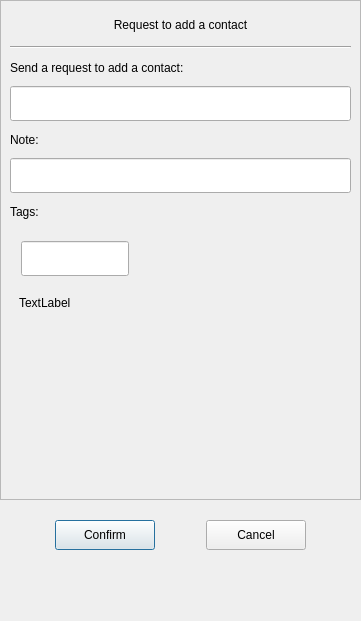
<?xml version="1.0" encoding="UTF-8"?>
<ui version="4.0">
 <class>ApplyFriend</class>
 <widget class="QDialog" name="ApplyFriend">
  <property name="geometry">
   <rect>
    <x>0</x>
    <y>0</y>
    <width>361</width>
    <height>621</height>
   </rect>
  </property>
  <property name="minimumSize">
   <size>
    <width>361</width>
    <height>621</height>
   </size>
  </property>
  <property name="maximumSize">
   <size>
    <width>361</width>
    <height>621</height>
   </size>
  </property>
  <property name="windowTitle">
   <string>Dialog</string>
  </property>
  <layout class="QVBoxLayout" name="verticalLayout">
   <property name="spacing">
    <number>0</number>
   </property>
   <property name="leftMargin">
    <number>0</number>
   </property>
   <property name="topMargin">
    <number>0</number>
   </property>
   <property name="rightMargin">
    <number>0</number>
   </property>
   <property name="bottomMargin">
    <number>0</number>
   </property>
   <item>
    <widget class="QScrollArea" name="scrollArea">
     <property name="minimumSize">
      <size>
       <width>0</width>
       <height>500</height>
      </size>
     </property>
     <property name="widgetResizable">
      <bool>true</bool>
     </property>
     <widget class="QWidget" name="scrollcontent">
      <property name="geometry">
       <rect>
        <x>0</x>
        <y>0</y>
        <width>359</width>
        <height>498</height>
       </rect>
      </property>
      <layout class="QVBoxLayout" name="verticalLayout_2">
       <property name="spacing">
        <number>0</number>
       </property>
       <property name="leftMargin">
        <number>0</number>
       </property>
       <property name="topMargin">
        <number>11</number>
       </property>
       <property name="rightMargin">
        <number>0</number>
       </property>
       <property name="bottomMargin">
        <number>11</number>
       </property>
       <item>
        <widget class="QLabel" name="apply_lb">
         <property name="minimumSize">
          <size>
           <width>0</width>
           <height>25</height>
          </size>
         </property>
         <property name="maximumSize">
          <size>
           <width>16777215</width>
           <height>25</height>
          </size>
         </property>
         <property name="text">
          <string>Request to add a contact</string>
         </property>
         <property name="alignment">
          <set>Qt::AlignCenter</set>
         </property>
        </widget>
       </item>
       <item>
        <widget class="QWidget" name="apply_wid" native="true">
         <layout class="QVBoxLayout" name="verticalLayout_3">
          <item>
           <widget class="Line" name="line">
            <property name="orientation">
             <enum>Qt::Horizontal</enum>
            </property>
           </widget>
          </item>
          <item>
           <widget class="QLabel" name="label">
            <property name="minimumSize">
             <size>
              <width>0</width>
              <height>25</height>
             </size>
            </property>
            <property name="maximumSize">
             <size>
              <width>16777215</width>
              <height>25</height>
             </size>
            </property>
            <property name="text">
             <string>Send a request to add a contact:</string>
            </property>
           </widget>
          </item>
          <item>
           <widget class="CustomizeEdit" name="name_ed">
            <property name="minimumSize">
             <size>
              <width>0</width>
              <height>35</height>
             </size>
            </property>
            <property name="maximumSize">
             <size>
              <width>16777215</width>
              <height>35</height>
             </size>
            </property>
           </widget>
          </item>
          <item>
           <widget class="QLabel" name="label_2">
            <property name="minimumSize">
             <size>
              <width>0</width>
              <height>25</height>
             </size>
            </property>
            <property name="maximumSize">
             <size>
              <width>16777215</width>
              <height>25</height>
             </size>
            </property>
            <property name="text">
             <string>Note:</string>
            </property>
           </widget>
          </item>
          <item>
           <widget class="CustomizeEdit" name="back_ed">
            <property name="minimumSize">
             <size>
              <width>0</width>
              <height>35</height>
             </size>
            </property>
            <property name="maximumSize">
             <size>
              <width>16777215</width>
              <height>35</height>
             </size>
            </property>
           </widget>
          </item>
          <item>
           <widget class="QLabel" name="label_3">
            <property name="minimumSize">
             <size>
              <width>0</width>
              <height>25</height>
             </size>
            </property>
            <property name="maximumSize">
             <size>
              <width>16777215</width>
              <height>25</height>
             </size>
            </property>
            <property name="text">
             <string>Tags:</string>
            </property>
           </widget>
          </item>
          <item>
           <widget class="QWidget" name="lb_group_wid" native="true">
            <property name="minimumSize">
             <size>
              <width>0</width>
              <height>50</height>
             </size>
            </property>
            <layout class="QVBoxLayout" name="verticalLayout_4">
             <item>
              <widget class="QWidget" name="gridWidget" native="true">
               <property name="minimumSize">
                <size>
                 <width>0</width>
                 <height>40</height>
                </size>
               </property>
               <property name="maximumSize">
                <size>
                 <width>16777215</width>
                 <height>40</height>
                </size>
               </property>
               <widget class="CustomizeEdit" name="lb_ed">
                <property name="geometry">
                 <rect>
                  <x>2</x>
                  <y>2</y>
                  <width>108</width>
                  <height>35</height>
                 </rect>
                </property>
                <property name="maximumSize">
                 <size>
                  <width>16777215</width>
                  <height>35</height>
                 </size>
                </property>
               </widget>
              </widget>
             </item>
             <item>
              <widget class="QWidget" name="input_tip_wid" native="true">
               <property name="minimumSize">
                <size>
                 <width>0</width>
                 <height>35</height>
                </size>
               </property>
               <property name="maximumSize">
                <size>
                 <width>16777215</width>
                 <height>35</height>
                </size>
               </property>
               <layout class="QVBoxLayout" name="verticalLayout_5">
                <property name="spacing">
                 <number>0</number>
                </property>
                <property name="leftMargin">
                 <number>0</number>
                </property>
                <property name="topMargin">
                 <number>0</number>
                </property>
                <property name="rightMargin">
                 <number>0</number>
                </property>
                <property name="bottomMargin">
                 <number>0</number>
                </property>
                <item>
                 <widget class="ClickedOnceLabel" name="tip_lb">
                  <property name="text">
                   <string>TextLabel</string>
                  </property>
                 </widget>
                </item>
               </layout>
              </widget>
             </item>
            </layout>
           </widget>
          </item>
          <item>
           <widget class="QWidget" name="widget" native="true">
            <property name="minimumSize">
             <size>
              <width>0</width>
              <height>60</height>
             </size>
            </property>
            <layout class="QHBoxLayout" name="horizontalLayout_2">
             <property name="spacing">
              <number>7</number>
             </property>
             <property name="leftMargin">
              <number>0</number>
             </property>
             <property name="topMargin">
              <number>0</number>
             </property>
             <property name="rightMargin">
              <number>0</number>
             </property>
             <property name="bottomMargin">
              <number>0</number>
             </property>
             <item>
              <widget class="QWidget" name="lb_list" native="true">
               <property name="minimumSize">
                <size>
                 <width>287</width>
                 <height>50</height>
                </size>
               </property>
               <property name="maximumSize">
                <size>
                 <width>287</width>
                 <height>16777215</height>
                </size>
               </property>
              </widget>
             </item>
             <item>
              <widget class="QWidget" name="more_lb_wid" native="true">
               <property name="minimumSize">
                <size>
                 <width>30</width>
                 <height>0</height>
                </size>
               </property>
               <property name="maximumSize">
                <size>
                 <width>30</width>
                 <height>16777215</height>
                </size>
               </property>
               <layout class="QVBoxLayout" name="verticalLayout_6">
                <item>
                 <spacer name="verticalSpacer_3">
                  <property name="orientation">
                   <enum>Qt::Vertical</enum>
                  </property>
                  <property name="sizeHint" stdset="0">
                   <size>
                    <width>20</width>
                    <height>40</height>
                   </size>
                  </property>
                 </spacer>
                </item>
                <item>
                 <widget class="ClickedOnceLabel" name="more_lb">
                  <property name="minimumSize">
                   <size>
                    <width>25</width>
                    <height>25</height>
                   </size>
                  </property>
                  <property name="maximumSize">
                   <size>
                    <width>25</width>
                    <height>25</height>
                   </size>
                  </property>
                  <property name="text">
                   <string/>
                  </property>
                  <property name="alignment">
                   <set>Qt::AlignLeading|Qt::AlignLeft|Qt::AlignVCenter</set>
                  </property>
                 </widget>
                </item>
                <item>
                 <spacer name="verticalSpacer_4">
                  <property name="orientation">
                   <enum>Qt::Vertical</enum>
                  </property>
                  <property name="sizeHint" stdset="0">
                   <size>
                    <width>20</width>
                    <height>40</height>
                   </size>
                  </property>
                 </spacer>
                </item>
               </layout>
              </widget>
             </item>
            </layout>
           </widget>
          </item>
         </layout>
        </widget>
       </item>
      </layout>
     </widget>
    </widget>
   </item>
   <item>
    <spacer name="verticalSpacer_2">
     <property name="orientation">
      <enum>Qt::Vertical</enum>
     </property>
     <property name="sizeType">
      <enum>QSizePolicy::Fixed</enum>
     </property>
     <property name="sizeHint" stdset="0">
      <size>
       <width>20</width>
       <height>10</height>
      </size>
     </property>
    </spacer>
   </item>
   <item>
    <widget class="QWidget" name="apply_sure_wid" native="true">
     <property name="minimumSize">
      <size>
       <width>0</width>
       <height>50</height>
      </size>
     </property>
     <layout class="QHBoxLayout" name="horizontalLayout">
      <item>
       <spacer name="horizontalSpacer">
        <property name="orientation">
         <enum>Qt::Horizontal</enum>
        </property>
        <property name="sizeHint" stdset="0">
         <size>
          <width>40</width>
          <height>20</height>
         </size>
        </property>
       </spacer>
      </item>
      <item>
       <widget class="ClickedBtn" name="sure_btn">
        <property name="minimumSize">
         <size>
          <width>100</width>
          <height>30</height>
         </size>
        </property>
        <property name="maximumSize">
         <size>
          <width>100</width>
          <height>30</height>
         </size>
        </property>
        <property name="text">
         <string>Confirm</string>
        </property>
       </widget>
      </item>
      <item>
       <spacer name="horizontalSpacer_2">
        <property name="orientation">
         <enum>Qt::Horizontal</enum>
        </property>
        <property name="sizeHint" stdset="0">
         <size>
          <width>40</width>
          <height>20</height>
         </size>
        </property>
       </spacer>
      </item>
      <item>
       <widget class="ClickedBtn" name="cancel_btn">
        <property name="minimumSize">
         <size>
          <width>100</width>
          <height>30</height>
         </size>
        </property>
        <property name="maximumSize">
         <size>
          <width>100</width>
          <height>30</height>
         </size>
        </property>
        <property name="text">
         <string>Cancel</string>
        </property>
       </widget>
      </item>
      <item>
       <spacer name="horizontalSpacer_3">
        <property name="orientation">
         <enum>Qt::Horizontal</enum>
        </property>
        <property name="sizeHint" stdset="0">
         <size>
          <width>40</width>
          <height>20</height>
         </size>
        </property>
       </spacer>
      </item>
     </layout>
    </widget>
   </item>
   <item>
    <spacer name="verticalSpacer">
     <property name="orientation">
      <enum>Qt::Vertical</enum>
     </property>
     <property name="sizeHint" stdset="0">
      <size>
       <width>20</width>
       <height>40</height>
      </size>
     </property>
    </spacer>
   </item>
  </layout>
 </widget>
 <customwidgets>
  <customwidget>
   <class>ClickedBtn</class>
   <extends>QPushButton</extends>
   <header location="global">clickedbtn.h</header>
  </customwidget>
  <customwidget>
   <class>CustomizeEdit</class>
   <extends>QLineEdit</extends>
   <header location="global">customizeedit.h</header>
  </customwidget>
  <customwidget>
   <class>ClickedOnceLabel</class>
   <extends>QLabel</extends>
   <header location="global">clickedoncelabel.h</header>
  </customwidget>
 </customwidgets>
 <resources/>
 <connections/>
</ui>
